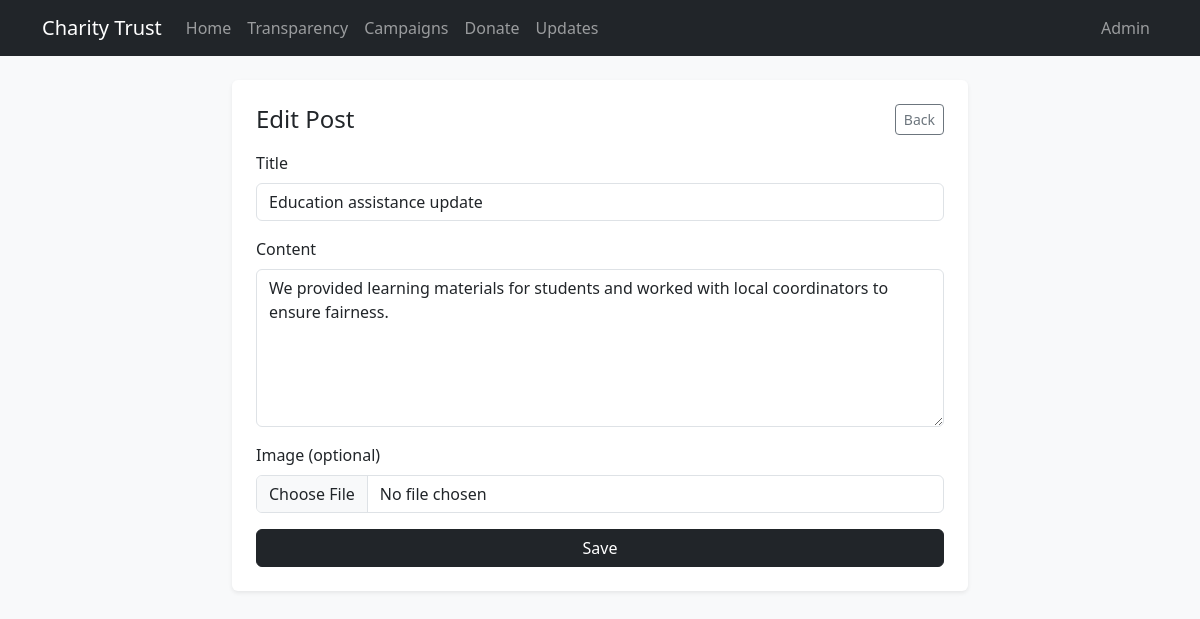
The app's page /admin/posts/2/edit (signed in) with its own data.
### app/models.py (models this page shows)
class Base(DeclarativeBase):
    pass

class Post(Base):
    __tablename__ = "posts"
    id: Mapped[int] = mapped_column(Integer, primary_key=True)
    title: Mapped[str] = mapped_column(String(220), nullable=False, index=True)
    content: Mapped[str] = mapped_column(Text, nullable=False)
    image_filename: Mapped[str] = mapped_column(String(255), nullable=True)
    created_at: Mapped[datetime] = mapped_column(DateTime(timezone=True), default=datetime.utcnow, nullable=False)
    updated_at: Mapped[datetime] = mapped_column(
        DateTime(timezone=True), default=datetime.utcnow, onupdate=datetime.utcnow, nullable=False
    )

### app/routes/admin.py (the view, shortened to what this page needs)
@admin_bp.route("/posts/<int:post_id>/edit", methods=["GET", "POST"])
@admin_required
def posts_edit(post_id: int):
    db = get_db()
    post = db.query(Post).filter(Post.id == post_id).first()
    if not post:
        flash("Post not found.", "danger")
        return redirect(url_for("admin.posts_list"))
    if request.method == "GET":
        return render_template("admin/post_form.html", mode="edit", post=post)

### app/auth.py (called while the page is built)
def admin_required(view_func):
    @wraps(view_func)
    def wrapper(*args, **kwargs):
        if not session.get("admin_logged_in"):
            flash("Please login to access the admin panel.", "warning")
            return redirect(url_for("admin.login", next=requested_next_url()))
        return view_func(*args, **kwargs)
    def requested_next_url():
        from flask import request
        return request.args.get("next") or url_for("admin.dashboard")
    return wrapper

### app/db.py (called while the page is built)
def get_db():
    if SessionLocal is None:
        raise RuntimeError("Database session is not initialized. Call init_engine() first.")
    return SessionLocal

### app/templates/admin/post_form.html (shortened to what this page needs)
{% extends "base.html" %}
{% block content %}
  <div class="row justify-content-center">
    <div class="col-lg-8">
      <div class="p-4 bg-white rounded shadow-sm">
        <div class="d-flex align-items-center justify-content-between mb-3">
          <h1 class="h4 mb-0">{% if mode == 'create' %}Create Post{% else %}Edit Post{% endif %}</h1>
          <a class="btn btn-outline-secondary btn-sm" href="{{ url_for('admin.posts_list') }}">Back</a>
        </div>
        <form method="POST" enctype="multipart/form-data">
          <div class="mb-3">
            <label class="form-label">Title</label>
            <input name="title" class="form-control" required minlength="3" value="{{ post.title if post else '' }}">
          </div>
          <div class="mb-3">
            <label class="form-label">Content</label>
            <textarea name="content" class="form-control" rows="6" required minlength="10">{{ post.content if post else '' }}</textarea>
          </div>
          <div class="mb-3">
            <label class="form-label">Image (optional)</label>
            <input type="file" name="image" class="form-control" accept="image/*">
          </div>
          <button type="submit" class="btn btn-dark w-100">Save</button>
        </form>
      </div>
    </div>
  </div>
{% endblock %}

### app/static/styles.css (style rules this page uses)
body { min-height: 100vh; }

### records on screen
Post: title "Education assistance update", content "We provided learning materials for students and worked with local coordinators to ensure fairness."
